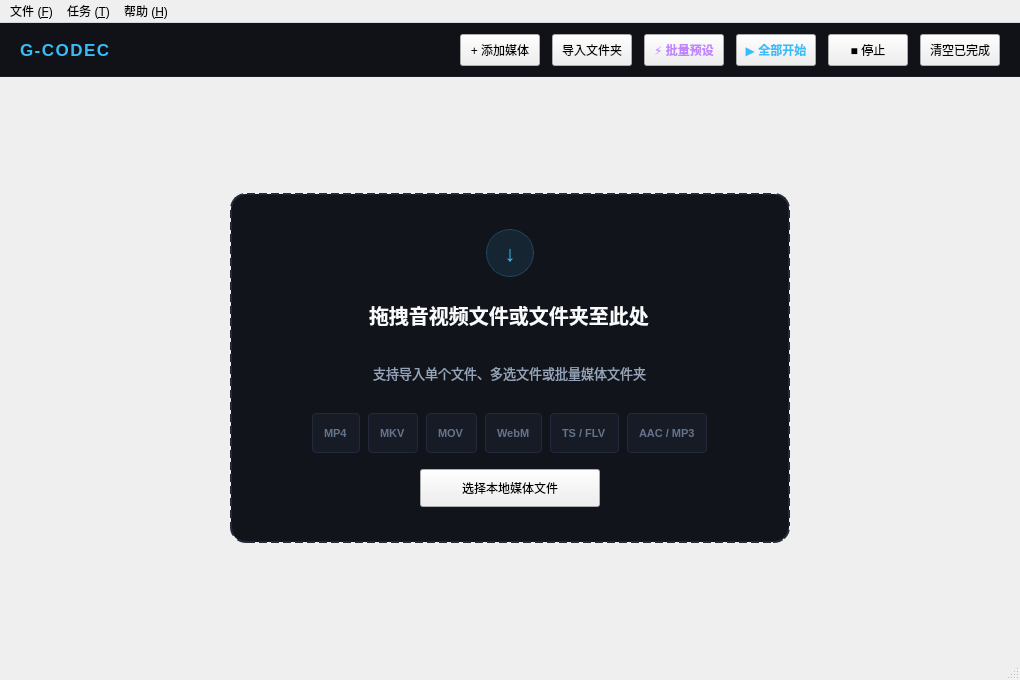
<?xml version="1.0" encoding="UTF-8"?>
<ui version="4.0">
 <class>MainWindow</class>
 <widget class="QMainWindow" name="MainWindow">
  <property name="geometry">
   <rect>
    <x>0</x>
    <y>0</y>
    <width>1020</width>
    <height>680</height>
   </rect>
  </property>
  <property name="minimumSize">
   <size>
    <width>900</width>
    <height>600</height>
   </size>
  </property>
  <property name="windowTitle">
   <string>G-Codec Pro</string>
  </property>
  <widget class="QWidget" name="centralwidget">
   <layout class="QVBoxLayout" name="mainVerticalLayout">
    <property name="spacing">
     <number>0</number>
    </property>
    <property name="leftMargin">
     <number>0</number>
    </property>
    <property name="topMargin">
     <number>0</number>
    </property>
    <property name="rightMargin">
     <number>0</number>
    </property>
    <property name="bottomMargin">
     <number>0</number>
    </property>
    <item>
     <widget class="QWidget" name="topBarWidget" native="true">
      <property name="minimumSize">
       <size>
        <width>0</width>
        <height>54</height>
       </size>
      </property>
      <property name="maximumSize">
       <size>
        <width>16777215</width>
        <height>54</height>
       </size>
      </property>
      <property name="styleSheet">
       <string notr="true">#topBarWidget {
    background-color: #101218;
    border-bottom: 1px solid #1a1e2a;
}</string>
      </property>
      <layout class="QHBoxLayout" name="topBarLayout">
       <property name="spacing">
        <number>12</number>
       </property>
       <property name="leftMargin">
        <number>20</number>
       </property>
       <property name="topMargin">
        <number>0</number>
       </property>
       <property name="rightMargin">
        <number>20</number>
       </property>
       <property name="bottomMargin">
        <number>0</number>
       </property>
       <item>
        <widget class="QLabel" name="logoLabel">
         <property name="font">
          <font>
           <pointsize>13</pointsize>
           <bold>true</bold>
          </font>
         </property>
         <property name="styleSheet">
          <string notr="true">color: #38bdf8; font-weight: 800; letter-spacing: 1.5px;</string>
         </property>
         <property name="text">
          <string>G-CODEC</string>
         </property>
        </widget>
       </item>
       <item>
        <spacer name="horizontalSpacerTop">
         <property name="orientation">
          <enum>Qt::Orientation::Horizontal</enum>
         </property>
         <property name="sizeHint" stdset="0">
          <size>
           <width>40</width>
           <height>20</height>
          </size>
         </property>
        </spacer>
       </item>
       <item>
        <widget class="QPushButton" name="btnOpen">
         <property name="minimumSize">
          <size>
           <width>0</width>
           <height>32</height>
          </size>
         </property>
         <property name="text">
          <string>+ 添加媒体</string>
         </property>
         <property name="property" stdset="0">
          <string>primary</string>
          <bool>true</bool>
         </property>
        </widget>
       </item>
       <item>
        <widget class="QPushButton" name="btnOpenFolder">
         <property name="minimumSize">
          <size>
           <width>0</width>
           <height>32</height>
          </size>
         </property>
         <property name="text">
          <string>导入文件夹</string>
         </property>
        </widget>
       </item>
       <item>
        <widget class="QPushButton" name="btnBatchPreset">
         <property name="minimumSize">
          <size>
           <width>0</width>
           <height>32</height>
          </size>
         </property>
         <property name="styleSheet">
          <string notr="true">color: #c084fc; font-weight: 600;</string>
         </property>
         <property name="text">
          <string>⚡ 批量预设</string>
         </property>
        </widget>
       </item>
       <item>
        <widget class="QPushButton" name="btnStartAll">
         <property name="minimumSize">
          <size>
           <width>0</width>
           <height>32</height>
          </size>
         </property>
         <property name="styleSheet">
          <string notr="true">color: #38bdf8; font-weight: 600;</string>
         </property>
         <property name="text">
          <string>▶ 全部开始</string>
         </property>
        </widget>
       </item>
       <item>
        <widget class="QPushButton" name="btnStopAll">
         <property name="minimumSize">
          <size>
           <width>0</width>
           <height>32</height>
          </size>
         </property>
         <property name="text">
          <string>■ 停止</string>
         </property>
        </widget>
       </item>
       <item>
        <widget class="QPushButton" name="btnClearFinished">
         <property name="minimumSize">
          <size>
           <width>0</width>
           <height>32</height>
          </size>
         </property>
         <property name="text">
          <string>清空已完成</string>
         </property>
        </widget>
       </item>
      </layout>
     </widget>
    </item>
    <item>
     <widget class="QStackedWidget" name="stackedWidget">
      <property name="currentIndex">
       <number>0</number>
      </property>
      <widget class="QWidget" name="pageEmpty">
       <layout class="QVBoxLayout" name="pageEmptyLayout">
        <property name="leftMargin">
         <number>0</number>
        </property>
        <property name="topMargin">
         <number>0</number>
        </property>
        <property name="rightMargin">
         <number>0</number>
        </property>
        <property name="bottomMargin">
         <number>0</number>
        </property>
        <item>
         <spacer name="verticalSpacerEmptyTop">
          <property name="orientation">
           <enum>Qt::Orientation::Vertical</enum>
          </property>
          <property name="sizeHint" stdset="0">
           <size>
            <width>20</width>
            <height>40</height>
           </size>
          </property>
         </spacer>
        </item>
        <item alignment="Qt::AlignmentFlag::AlignHCenter">
         <widget class="QWidget" name="dropContainer" native="true">
          <property name="minimumSize">
           <size>
            <width>560</width>
            <height>350</height>
           </size>
          </property>
          <property name="maximumSize">
           <size>
            <width>620</width>
            <height>380</height>
           </size>
          </property>
          <property name="styleSheet">
           <string notr="true">#dropContainer {
    background-color: #12141c;
    border: 1.5px dashed #242938;
    border-radius: 16px;
}
#dropContainer:hover {
    border-color: #38bdf8;
    background-color: #151822;
}</string>
          </property>
          <layout class="QVBoxLayout" name="dropContainerLayout">
           <property name="spacing">
            <number>12</number>
           </property>
           <property name="leftMargin">
            <number>30</number>
           </property>
           <property name="topMargin">
            <number>36</number>
           </property>
           <property name="rightMargin">
            <number>30</number>
           </property>
           <property name="bottomMargin">
            <number>36</number>
           </property>
           <item alignment="Qt::AlignmentFlag::AlignHCenter">
            <widget class="QLabel" name="dropGlyph">
             <property name="minimumSize">
              <size>
               <width>48</width>
               <height>48</height>
              </size>
             </property>
             <property name="maximumSize">
              <size>
               <width>48</width>
               <height>48</height>
              </size>
             </property>
             <property name="styleSheet">
              <string notr="true">background-color: rgba(56, 189, 248, 0.1);
color: #38bdf8;
border: 1px solid rgba(56, 189, 248, 0.25);
border-radius: 24px;
font-size: 22px;
font-weight: 300;</string>
             </property>
             <property name="text">
              <string>↓</string>
             </property>
             <property name="alignment">
              <set>Qt::AlignmentFlag::AlignCenter</set>
             </property>
            </widget>
           </item>
           <item alignment="Qt::AlignmentFlag::AlignHCenter">
            <widget class="QLabel" name="dropTitleLabel">
             <property name="font">
              <font>
               <pointsize>15</pointsize>
               <bold>true</bold>
              </font>
             </property>
             <property name="styleSheet">
              <string notr="true">color: #f8fafc; font-weight: 700; margin-top: 4px;</string>
             </property>
             <property name="text">
              <string>拖拽音视频文件或文件夹至此处</string>
             </property>
            </widget>
           </item>
           <item alignment="Qt::AlignmentFlag::AlignHCenter">
            <widget class="QLabel" name="dropSubLabel">
             <property name="styleSheet">
              <string notr="true">color: #94a3b8; font-size: 13px;</string>
             </property>
             <property name="text">
              <string>支持导入单个文件、多选文件或批量媒体文件夹</string>
             </property>
            </widget>
           </item>
           <item alignment="Qt::AlignmentFlag::AlignHCenter">
            <widget class="QWidget" name="formatChipsWidget" native="true">
             <layout class="QHBoxLayout" name="chipsLayout">
              <property name="spacing">
               <number>8</number>
              </property>
              <property name="leftMargin">
               <number>0</number>
              </property>
              <property name="topMargin">
               <number>4</number>
              </property>
              <property name="rightMargin">
               <number>0</number>
              </property>
              <property name="bottomMargin">
               <number>4</number>
              </property>
              <item>
               <widget class="QLabel" name="chip1">
                <property name="styleSheet">
                 <string notr="true">background: #171b26; border: 1px solid #23293a; border-radius: 4px; padding: 2px 8px; color: #64748b; font-size: 11px; font-weight: 600;</string>
                </property>
                <property name="text">
                 <string>MP4</string>
                </property>
               </widget>
              </item>
              <item>
               <widget class="QLabel" name="chip2">
                <property name="styleSheet">
                 <string notr="true">background: #171b26; border: 1px solid #23293a; border-radius: 4px; padding: 2px 8px; color: #64748b; font-size: 11px; font-weight: 600;</string>
                </property>
                <property name="text">
                 <string>MKV</string>
                </property>
               </widget>
              </item>
              <item>
               <widget class="QLabel" name="chip3">
                <property name="styleSheet">
                 <string notr="true">background: #171b26; border: 1px solid #23293a; border-radius: 4px; padding: 2px 8px; color: #64748b; font-size: 11px; font-weight: 600;</string>
                </property>
                <property name="text">
                 <string>MOV</string>
                </property>
               </widget>
              </item>
              <item>
               <widget class="QLabel" name="chip4">
                <property name="styleSheet">
                 <string notr="true">background: #171b26; border: 1px solid #23293a; border-radius: 4px; padding: 2px 8px; color: #64748b; font-size: 11px; font-weight: 600;</string>
                </property>
                <property name="text">
                 <string>WebM</string>
                </property>
               </widget>
              </item>
              <item>
               <widget class="QLabel" name="chip5">
                <property name="styleSheet">
                 <string notr="true">background: #171b26; border: 1px solid #23293a; border-radius: 4px; padding: 2px 8px; color: #64748b; font-size: 11px; font-weight: 600;</string>
                </property>
                <property name="text">
                 <string>TS / FLV</string>
                </property>
               </widget>
              </item>
              <item>
               <widget class="QLabel" name="chip6">
                <property name="styleSheet">
                 <string notr="true">background: #171b26; border: 1px solid #23293a; border-radius: 4px; padding: 2px 8px; color: #64748b; font-size: 11px; font-weight: 600;</string>
                </property>
                <property name="text">
                 <string>AAC / MP3</string>
                </property>
               </widget>
              </item>
             </layout>
            </widget>
           </item>
           <item alignment="Qt::AlignmentFlag::AlignHCenter">
            <widget class="QPushButton" name="btnCenterSelect">
             <property name="minimumSize">
              <size>
               <width>180</width>
               <height>38</height>
              </size>
             </property>
             <property name="text">
              <string>选择本地媒体文件</string>
             </property>
             <property name="property" stdset="0">
              <string>primary</string>
              <bool>true</bool>
             </property>
            </widget>
           </item>
          </layout>
         </widget>
        </item>
        <item>
         <spacer name="verticalSpacerEmptyBottom">
          <property name="orientation">
           <enum>Qt::Orientation::Vertical</enum>
          </property>
          <property name="sizeHint" stdset="0">
           <size>
            <width>20</width>
            <height>40</height>
           </size>
          </property>
         </spacer>
        </item>
       </layout>
      </widget>
      <widget class="QWidget" name="pageList">
       <layout class="QVBoxLayout" name="pageListLayout">
        <property name="leftMargin">
         <number>20</number>
        </property>
        <property name="topMargin">
         <number>16</number>
        </property>
        <property name="rightMargin">
         <number>20</number>
        </property>
        <property name="bottomMargin">
         <number>16</number>
        </property>
        <item>
         <widget class="QListWidget" name="listWidget">
          <property name="spacing">
           <number>10</number>
          </property>
         </widget>
        </item>
       </layout>
      </widget>
     </widget>
    </item>
   </layout>
  </widget>
  <widget class="QStatusBar" name="statusbar"/>
  <widget class="QMenuBar" name="menubar">
   <property name="geometry">
    <rect>
     <x>0</x>
     <y>0</y>
     <width>1020</width>
     <height>24</height>
    </rect>
   </property>
   <widget class="QMenu" name="menuFile">
    <property name="title">
     <string>文件 (&amp;F)</string>
    </property>
    <addaction name="actionopen"/>
    <addaction name="actionOpenFolder"/>
    <addaction name="separator"/>
    <addaction name="actionquit"/>
   </widget>
   <widget class="QMenu" name="menuTasks">
    <property name="title">
     <string>任务 (&amp;T)</string>
    </property>
    <addaction name="actionBatchPreset"/>
    <addaction name="actionStartAll"/>
    <addaction name="actionStopAll"/>
    <addaction name="actionClearFinished"/>
   </widget>
   <widget class="QMenu" name="menuHelp">
    <property name="title">
     <string>帮助 (&amp;H)</string>
    </property>
    <addaction name="actionAbout"/>
   </widget>
   <addaction name="menuFile"/>
   <addaction name="menuTasks"/>
   <addaction name="menuHelp"/>
  </widget>
  <action name="actionopen">
   <property name="text">
    <string>添加媒体文件...</string>
   </property>
   <property name="shortcut">
    <string>Ctrl+O</string>
   </property>
  </action>
  <action name="actionOpenFolder">
   <property name="text">
    <string>导入文件夹...</string>
   </property>
  </action>
  <action name="actionquit">
   <property name="text">
    <string>退出</string>
   </property>
   <property name="shortcut">
    <string>Ctrl+Q</string>
   </property>
  </action>
  <action name="actionBatchPreset">
   <property name="text">
    <string>批量转码预设...</string>
   </property>
   <property name="shortcut">
    <string>Ctrl+B</string>
   </property>
  </action>
  <action name="actionStartAll">
   <property name="text">
    <string>全部开始</string>
   </property>
  </action>
  <action name="actionStopAll">
   <property name="text">
    <string>全部停止</string>
   </property>
  </action>
  <action name="actionClearFinished">
   <property name="text">
    <string>清空已完成</string>
   </property>
  </action>
  <action name="actionAbout">
   <property name="text">
    <string>关于 G-Codec</string>
   </property>
  </action>
 </widget>
 <resources/>
 <connections/>
</ui>
